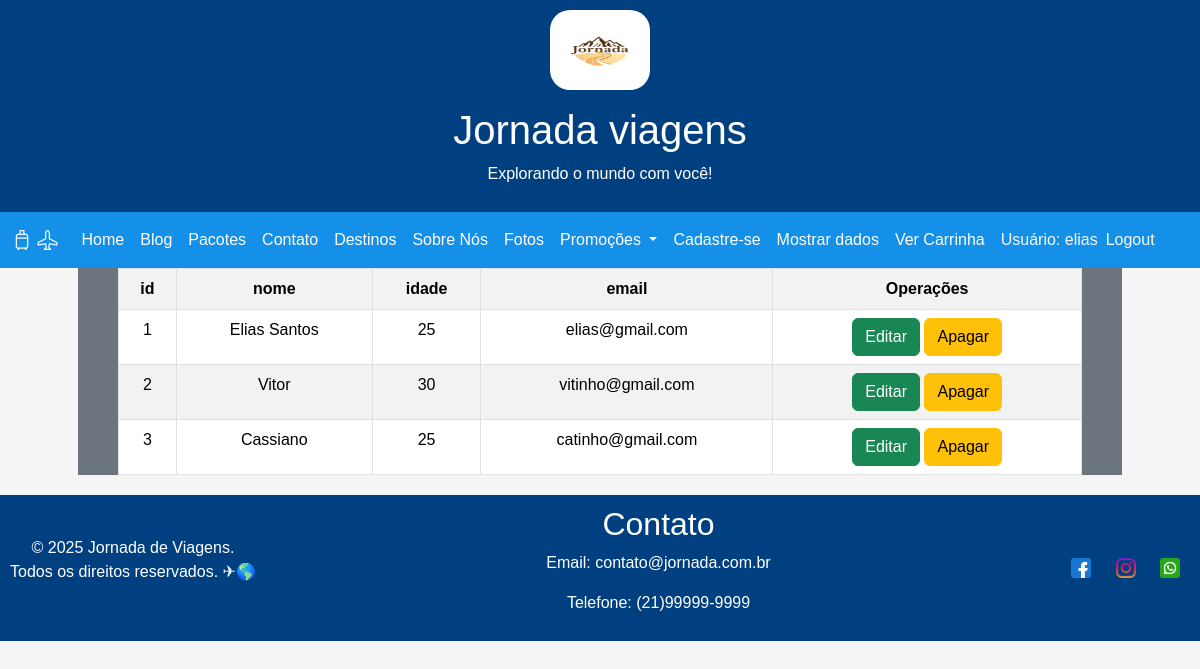
Page /cadastro/mostrar/ (signed in) on the committed database.
### cadastro/models.py (models this page shows, shortened)
class Pessoa(models.Model):
    id_pessoa = models.AutoField(primary_key=True)
    nome = models.TextField(max_length=255)
    idade = models.IntegerField()
    email = models.EmailField(max_length=255)

### cadastro/views.py (the view)
# urls.py: path('mostrar/',views.exibe, name='mostrar'),
@login_required
def exibe(request):
    exibe_pessoas = {
        'pessoas': Pessoa.objects.all()
    }
    return render(
        request,
        'cadastro/mostrar.html',
        exibe_pessoas,
    )

### cadastro/templates/cadastro/mostrar.html (shortened to what this page needs)
{% extends 'global/base.html' %}
{% block formulario %}
<div class="container">
    <table class="table table-bordered table-striped">
        <tr>
            <th>id</th>
            <th>nome</th>
            <th>idade</th>
            <th>email</th>
            <th>Operações</th>
        </tr>
    {% for pessoa in pessoas %}
    <tr>
        <td>{{pessoa.id_pessoa}}</td>
        <td>{{pessoa.nome}}</td>
        <td>{{pessoa.idade}}</td>
        <td>{{pessoa.email}}</td>
        <td>
            <a class="btn btn-success" href={% url 'editar' pessoa.id_pessoa %}>Editar</a>
            <a class="btn btn-warning" href={% url 'apagar' pessoa.id_pessoa %}>Apagar</a>
        </td>
    </tr>
    {% endfor %}
    </table>
</div>
{% endblock formulario %}<html xmlns:mso="urn:schemas-microsoft-com:office:office" xmlns:msdt="uuid:C2F41010-65B3-11d1-A29F-00AA00C14882"><head>

### base/global/partials/menu.html (shortened to what this page needs)
<nav class="navbar navbar-expand-lg" style="background-color: #1490e8;">
    <div class="container-fluid">
        <a class="navbar-brand" href="{% url 'home' %}">
            <i class="bi bi-suitcase2 text-light"></i>
            <i class="bi bi-airplane text-light"></i>
        </a>
        <div class="collapse navbar-collapse" id="navbarNav">
            <ul class="navbar-nav">
                <li class="nav-item">
                    <a class="nav-link" href="{% url 'home' %}">Home</a>
                </li>
                <li class="nav-item">
                    <a class="nav-link" href="{% url 'blog' %}">Blog</a>
                </li>
                <li class="nav-item">
                    <a class="nav-link" href="{% url 'home' %}#pacotes">Pacotes</a>
                </li>
                <li class="nav-item">
                    <a class="nav-link" href="{% url 'home' %}#contato">Contato</a>
                </li>
                <li class="nav-item">
                    <a class="nav-link" href="{% url 'destinos' %}">Destinos</a>
                </li>
                <li class="nav-item">
                    <a class="nav-link" href="" data-bs-toggle="modal" data-bs-target="#exampleModal">Sobre Nós</a>
                </li>
                <li class="nav-item">
                    <a class="nav-link" href="{% url 'fotos' %}">Fotos</a>
                </li>
                <li class="nav-item dropdown">
                    <a class="nav-link dropdown-toggle" href="#" role="button" data-bs-toggle="dropdown"
                        aria-expanded="false">
                        Promoções
                    </a>
                </li>
                <li class="nav-item">
                    <a class="nav-link" href="{% url 'cadastro' %}">Cadastre-se</a>
                </li>
                <li class="nav-item">
                    <a class="nav-link" href="{% url 'mostrar' %}">Mostrar dados</a>
                </li>
                 <li class="nav-item">
                    <a class="nav-link" href="{% url 'mostrar' %}">Ver Carrinha</a>
                </li>
                {% if user.is_authenticated %}
                <li class="nav-item">
                    <span class="nav-link active text-light">
                        Usuário: {{ user.get_username }}
                    </span>
                </li>
                <li class="nav-item">
                    <form method="post" action="{% url 'logout' %}" class="d-inline">
                        <button type="submit" class="btn btn-link nav-link text-light p-0 mt-2">
                            Logout
                        </button>
                    </form>
                </li>
                {% else %}
                <li class="nav-item">
                    <a class="nav-link active text-light" href="{% url 'login'%}?next={{request.path}}">
                        Login
                    </a>
                </li>
                {% endif %}
            </ul>
        </div>
    </div>
</nav><html xmlns:mso="urn:schemas-microsoft-com:office:office" xmlns:msdt="uuid:C2F41010-65B3-11d1-A29F-00AA00C14882"><head>
</head>

### base/static/global/css/style.css (style rules this page uses)
body { font-family: Arial, sans-serif; margin-top: 0; padding: 0; text-align: center; background-color: #f5f5f5; }
.nav-link { color: #fff; }

### base/static/global/css/carrossel.css (style rules this page uses)
.container { max-width: 1044px; margin: 0 auto; padding: 0 20px; }

### rows in the picture
Pessoa: id_pessoa "1", nome "Elias Santos", idade "25", email "elias@gmail.com"
Pessoa: id_pessoa "2", nome "Vitor", idade "30", email "vitinho@gmail.com"
Pessoa: id_pessoa "3", nome "Cassiano", idade "25", email "catinho@gmail.com"

### other values in the picture
{{ user.get_username }} "elias"
